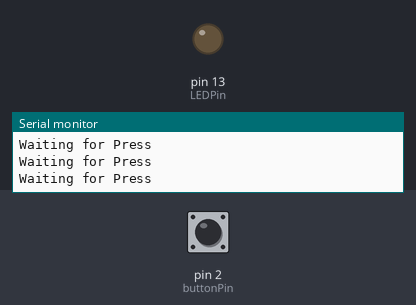
Bench run of a sketch on a simulated Arduino Uno, built with avr-gcc and run on an emulated ATmega328P. Parts: output pins drawn as LEDs (lit = HIGH), the last lines printed to the serial monitor. Dashed ring = blinking. The test bench sets the inputs (shaded band); at power-on: pin 2 (buttonPin) LOW.

Above: at 1.2 s.
1.3 s: pin 2 (buttonPin) pulled HIGH for 0.15 s
At 1.7 s:
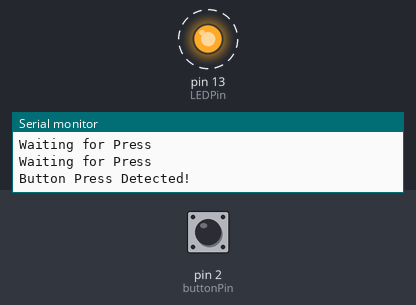
4.4 s: pin 2 (buttonPin) pulled HIGH for 1 s
At 4.8 s:
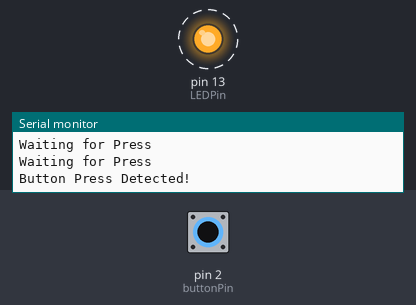
8.4 s: pin 2 (buttonPin) pulsed HIGH 2 times (0.12 s each, 0.3 s apart)
At 11.7 s:
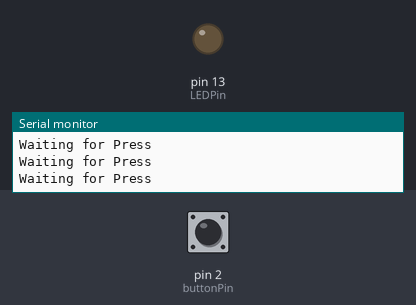
12.0 s: pin 2 (buttonPin) pulsed HIGH 5 times (0.12 s each, 0.3 s apart)
At 12.4 s:
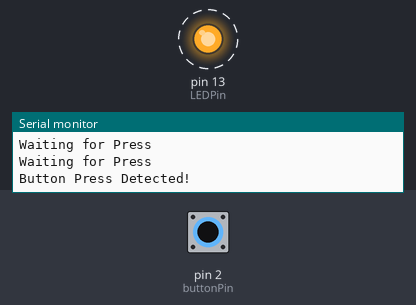
Timing chart, 0 to 16.0 s (numbered marks = the images above; inputs shaded):
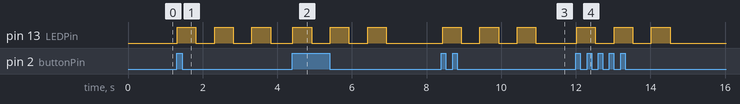

Measured:
- after the input at 1.3 s, pin 13 (LEDPin): alternates HIGH for 0.50 s and LOW for 0.50 s, starting at once
- after the input at 4.4 s, pin 13 (LEDPin): alternates HIGH for 0.50 s and LOW for 0.50 s, 6 changes in all, then stays LOW, starting at once
- after the input at 8.4 s, pin 13 (LEDPin): alternates HIGH for 0.50 s and LOW for 0.50 s, 6 changes in all, then stays LOW, starting at once
- after the input at 12.0 s, pin 13 (LEDPin): alternates HIGH for 0.50 s and LOW for 0.50 s, 6 changes in all, then stays LOW, starting at once

The sketch:

blinkingLEDwithPushButton.ino
```cpp
//Assign a variable to represent the state of the button pin
//High (1) means the button is pressed, low (0) means the button is not pressed
//Button is probably not pressed at the start
int buttonState = 0;

//Assign variables to represent the pins we are using
int LEDPin = 13;
int buttonPin = 2;

//Assign a variable to represent the delay for the LED blinking
int delayDuration = 500;


//The code/commands in setup only run once
void setup()
{
  //Define which pins are inputs or outputs
  pinMode(buttonPin, INPUT); //We're reading the input from the button
  pinMode(LEDPin, OUTPUT); //We want to send electricity out to the LED

  //This command starts out "printer". This allows us to print things while our code is running
  Serial.begin(9600);
}

void loop()
{
  //First read the state of the pin the button is connected to
  //Will either be HIGH (meaning it was pressed) or LOW meaning it hasn't been pressed
  buttonState = digitalRead(buttonPin);

  //If button was pressed
  if(buttonState == HIGH)
  {
    //Print that the button was pressed and blink 3 times
    Serial.println("Button Press Detected!");
    digitalWrite(LEDPin, HIGH);
    delay(delayDuration);
    digitalWrite(LEDPin, LOW);
    delay(delayDuration);
    digitalWrite(LEDPin, HIGH);
    delay(delayDuration);
    digitalWrite(LEDPin, LOW);
    delay(delayDuration);
    digitalWrite(LEDPin, HIGH);
    delay(delayDuration);
    digitalWrite(LEDPin, LOW);
  }

  else { //If button was not pressed
    //Then print that we're waiting for the button to be pressed
    Serial.println("Waiting for Press");
  }

  delay(10); //Wait a few ms between loops
}
```
